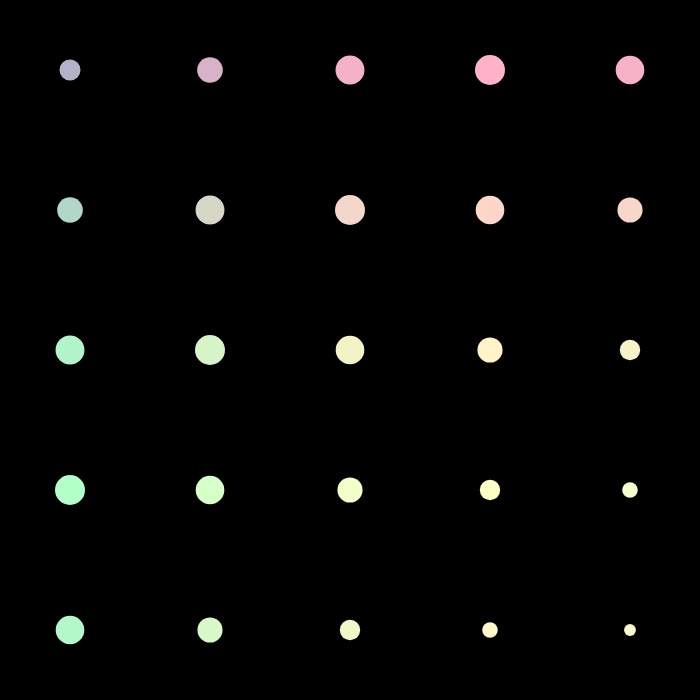
Frame 1 (no input)
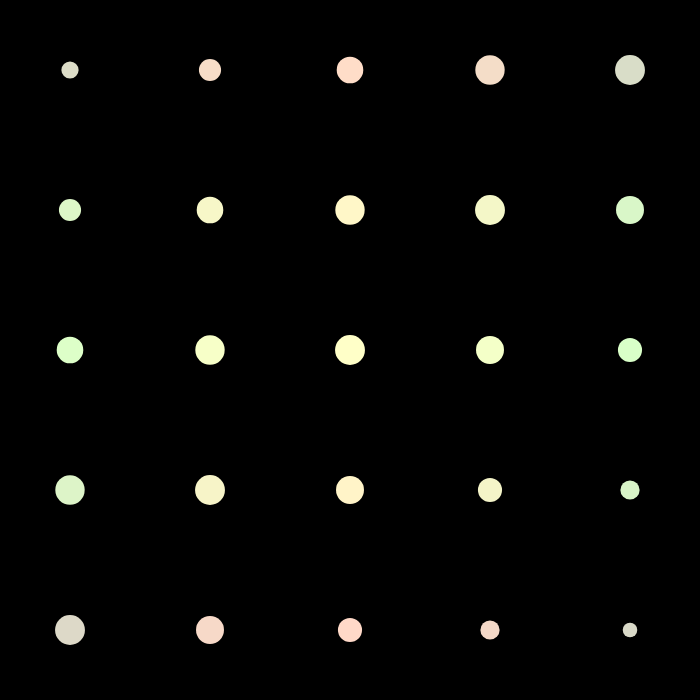
Frame 60 (no input)
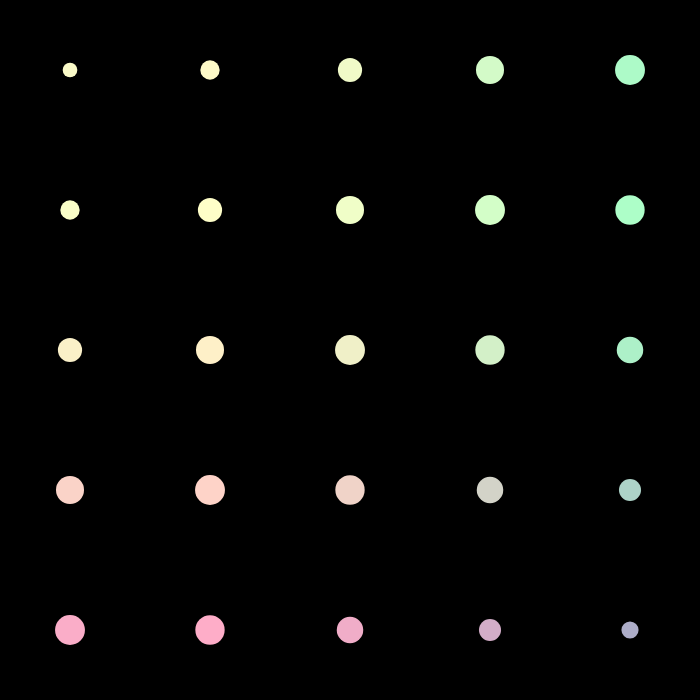
Frame 120 (the mouse pressed at the canvas centre since frame 60)

The p5.js sketch that drew these frames (run headless with seeded random() and noise() and a simulated clock; from frame 60 on, the mouse is pressed at the canvas centre):

// p5.js sketch
// ── sketch.js
function setup() {
  createCanvas(700, 700);
  noStroke();
}

function draw() {
  background(0);
  let numX = 5;
  let numY = 5;
  let spacingX = width / numX;
  let spacingY = height / numY;

  for (let i = 0; i < numX; i++) {
    for (let j = 0; j < numY; j++) {
      let x = i * spacingX + spacingX / 2;
      let y = j * spacingY + spacingY / 2;
      let size = map(sin(frameCount * 0.1 + i * 0.5 + j * 0.5), -1, 1, 10, 30);

      let r = map(sin(frameCount * 0.01 + i * 0.5), -1, 1, 100, 255);
      let g = map(sin(frameCount * 0.01 + j * 0.5), -1, 1, 100, 255);
      let b = 200;

      fill(r, g, b);
      ellipse(x, y, size, size);
    }
  }
}
